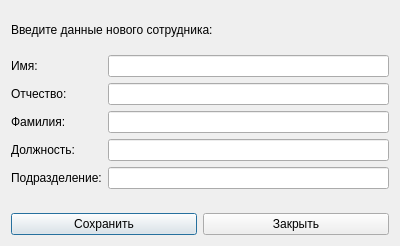
<?xml version="1.0" encoding="UTF-8"?>
<ui version="4.0">
 <class>EmployeeAddDialog</class>
 <widget class="QDialog" name="EmployeeAddDialog">
  <property name="geometry">
   <rect>
    <x>0</x>
    <y>0</y>
    <width>400</width>
    <height>246</height>
   </rect>
  </property>
  <property name="windowTitle">
   <string>Dialog</string>
  </property>
  <layout class="QVBoxLayout" name="verticalLayout" stretch="1,4,2">
   <item>
    <widget class="QLabel" name="label_6">
     <property name="text">
      <string>Введите данные нового сотрудника:</string>
     </property>
    </widget>
   </item>
   <item>
    <layout class="QFormLayout" name="formLayout">
     <item row="0" column="0">
      <widget class="QLabel" name="label">
       <property name="text">
        <string>Имя:</string>
       </property>
      </widget>
     </item>
     <item row="0" column="1">
      <widget class="QLineEdit" name="le_name"/>
     </item>
     <item row="1" column="0">
      <widget class="QLabel" name="label_2">
       <property name="text">
        <string>Отчество:</string>
       </property>
      </widget>
     </item>
     <item row="1" column="1">
      <widget class="QLineEdit" name="le_part"/>
     </item>
     <item row="2" column="0">
      <widget class="QLabel" name="label_3">
       <property name="text">
        <string>Фамилия:</string>
       </property>
      </widget>
     </item>
     <item row="2" column="1">
      <widget class="QLineEdit" name="le_surname"/>
     </item>
     <item row="3" column="0">
      <widget class="QLabel" name="label_4">
       <property name="text">
        <string>Должность:</string>
       </property>
      </widget>
     </item>
     <item row="3" column="1">
      <widget class="QLineEdit" name="le_post"/>
     </item>
     <item row="4" column="0">
      <widget class="QLabel" name="label_5">
       <property name="text">
        <string>Подразделение:</string>
       </property>
      </widget>
     </item>
     <item row="4" column="1">
      <widget class="QLineEdit" name="le_subunit"/>
     </item>
    </layout>
   </item>
   <item>
    <layout class="QHBoxLayout" name="horizontalLayout">
     <item>
      <widget class="QPushButton" name="btn_save">
       <property name="text">
        <string>Сохранить</string>
       </property>
      </widget>
     </item>
     <item>
      <widget class="QPushButton" name="btn_close">
       <property name="text">
        <string>Закрыть</string>
       </property>
      </widget>
     </item>
    </layout>
   </item>
  </layout>
 </widget>
 <resources/>
 <connections/>
</ui>
